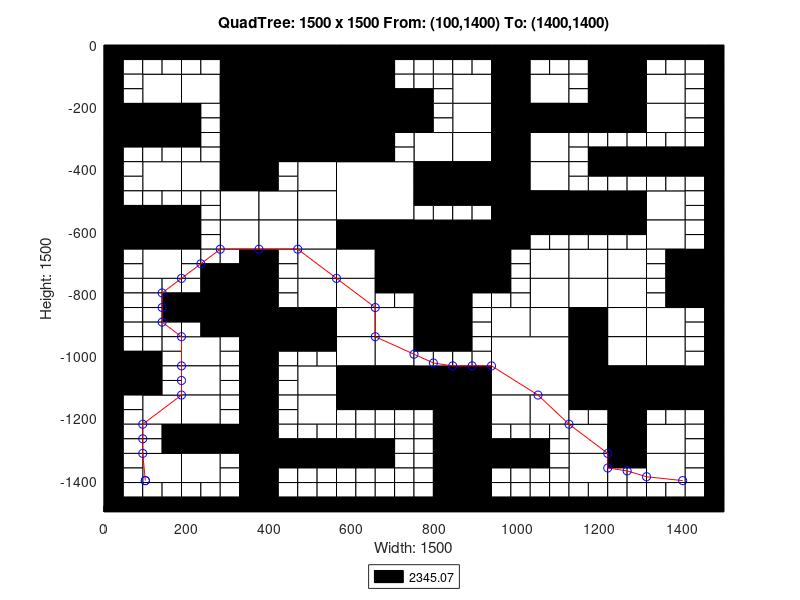

Write the MATLAB code that produced this figure.
axis([0 1500 -1500 0]);
title('QuadTree: 1500 x 1500 From: (100,1400) To: (1400,1400)');
xlabel('Width: 1500');
ylabel('Height: 1500');
rectangle('Position',[375 -187.5 187.5 187.5], 'FaceColor',[0 0 0]);
rectangle('Position',[375 -375 187.5 187.5], 'FaceColor',[0 0 0]);
rectangle('Position',[562.5 -562.5 187.5 187.5], 'FaceColor',[1 1 1]);
rectangle('Position',[750 -750 187.5 187.5], 'FaceColor',[0 0 0]);
rectangle('Position',[937.5 -1125 187.5 187.5], 'FaceColor',[1 1 1]);
rectangle('Position',[93.75 -187.5 93.75 93.75], 'FaceColor',[1 1 1]);
rectangle('Position',[281.25 -93.75 93.75 93.75], 'FaceColor',[0 0 0]);
rectangle('Position',[187.5 -187.5 93.75 93.75], 'FaceColor',[1 1 1]);
rectangle('Position',[281.25 -187.5 93.75 93.75], 'FaceColor',[0 0 0]);
rectangle('Position',[0 -281.25 93.75 93.75], 'FaceColor',[0 0 0]);
rectangle('Position',[93.75 -281.25 93.75 93.75], 'FaceColor',[0 0 0]);
rectangle('Position',[281.25 -281.25 93.75 93.75], 'FaceColor',[0 0 0]);
rectangle('Position',[281.25 -375 93.75 93.75], 'FaceColor',[0 0 0]);
rectangle('Position',[562.5 -93.75 93.75 93.75], 'FaceColor',[0 0 0]);
rectangle('Position',[562.5 -187.5 93.75 93.75], 'FaceColor',[0 0 0]);
rectangle('Position',[562.5 -281.25 93.75 93.75], 'FaceColor',[0 0 0]);
rectangle('Position',[656.25 -281.25 93.75 93.75], 'FaceColor',[0 0 0]);
rectangle('Position',[562.5 -375 93.75 93.75], 'FaceColor',[0 0 0]);
rectangle('Position',[93.75 -468.75 93.75 93.75], 'FaceColor',[1 1 1]);
rectangle('Position',[187.5 -468.75 93.75 93.75], 'FaceColor',[1 1 1]);
rectangle('Position',[281.25 -468.75 93.75 93.75], 'FaceColor',[0 0 0]);
rectangle('Position',[281.25 -562.5 93.75 93.75], 'FaceColor',[1 1 1]);
rectangle('Position',[0 -656.25 93.75 93.75], 'FaceColor',[0 0 0]);
rectangle('Position',[93.75 -656.25 93.75 93.75], 'FaceColor',[0 0 0]);
rectangle('Position',[93.75 -750 93.75 93.75], 'FaceColor',[1 1 1]);
rectangle('Position',[281.25 -656.25 93.75 93.75], 'FaceColor',[1 1 1]);
rectangle('Position',[468.75 -468.75 93.75 93.75], 'FaceColor',[1 1 1]);
rectangle('Position',[375 -562.5 93.75 93.75], 'FaceColor',[1 1 1]);
rectangle('Position',[468.75 -562.5 93.75 93.75], 'FaceColor',[1 1 1]);
rectangle('Position',[375 -656.25 93.75 93.75], 'FaceColor',[1 1 1]);
rectangle('Position',[468.75 -656.25 93.75 93.75], 'FaceColor',[1 1 1]);
rectangle('Position',[468.75 -750 93.75 93.75], 'FaceColor',[1 1 1]);
rectangle('Position',[562.5 -656.25 93.75 93.75], 'FaceColor',[0 0 0]);
rectangle('Position',[656.25 -656.25 93.75 93.75], 'FaceColor',[0 0 0]);
rectangle('Position',[562.5 -750 93.75 93.75], 'FaceColor',[1 1 1]);
rectangle('Position',[656.25 -750 93.75 93.75], 'FaceColor',[0 0 0]);
rectangle('Position',[843.75 -187.5 93.75 93.75], 'FaceColor',[1 1 1]);
rectangle('Position',[937.5 -93.75 93.75 93.75], 'FaceColor',[0 0 0]);
rectangle('Position',[937.5 -187.5 93.75 93.75], 'FaceColor',[0 0 0]);
rectangle('Position',[1031.25 -187.5 93.75 93.75], 'FaceColor',[1 1 1]);
rectangle('Position',[843.75 -281.25 93.75 93.75], 'FaceColor',[1 1 1]);
rectangle('Position',[750 -375 93.75 93.75], 'FaceColor',[1 1 1]);
rectangle('Position',[843.75 -375 93.75 93.75], 'FaceColor',[1 1 1]);
rectangle('Position',[937.5 -281.25 93.75 93.75], 'FaceColor',[0 0 0]);
rectangle('Position',[1031.25 -281.25 93.75 93.75], 'FaceColor',[0 0 0]);
rectangle('Position',[937.5 -375 93.75 93.75], 'FaceColor',[0 0 0]);
rectangle('Position',[1031.25 -375 93.75 93.75], 'FaceColor',[1 1 1]);
rectangle('Position',[1218.75 -93.75 93.75 93.75], 'FaceColor',[0 0 0]);
rectangle('Position',[1218.75 -187.5 93.75 93.75], 'FaceColor',[0 0 0]);
rectangle('Position',[1312.5 -187.5 93.75 93.75], 'FaceColor',[1 1 1]);
rectangle('Position',[1125 -281.25 93.75 93.75], 'FaceColor',[0 0 0]);
rectangle('Position',[1218.75 -281.25 93.75 93.75], 'FaceColor',[0 0 0]);
rectangle('Position',[1312.5 -281.25 93.75 93.75], 'FaceColor',[1 1 1]);
rectangle('Position',[750 -468.75 93.75 93.75], 'FaceColor',[0 0 0]);
rectangle('Position',[843.75 -468.75 93.75 93.75], 'FaceColor',[0 0 0]);
rectangle('Position',[937.5 -468.75 93.75 93.75], 'FaceColor',[0 0 0]);
rectangle('Position',[1031.25 -468.75 93.75 93.75], 'FaceColor',[1 1 1]);
rectangle('Position',[937.5 -562.5 93.75 93.75], 'FaceColor',[0 0 0]);
rectangle('Position',[1031.25 -562.5 93.75 93.75], 'FaceColor',[0 0 0]);
rectangle('Position',[937.5 -656.25 93.75 93.75], 'FaceColor',[0 0 0]);
rectangle('Position',[1031.25 -750 93.75 93.75], 'FaceColor',[1 1 1]);
rectangle('Position',[1125 -562.5 93.75 93.75], 'FaceColor',[0 0 0]);
rectangle('Position',[1218.75 -562.5 93.75 93.75], 'FaceColor',[0 0 0]);
rectangle('Position',[1312.5 -562.5 93.75 93.75], 'FaceColor',[1 1 1]);
rectangle('Position',[1125 -750 93.75 93.75], 'FaceColor',[1 1 1]);
rectangle('Position',[1218.75 -750 93.75 93.75], 'FaceColor',[1 1 1]);
rectangle('Position',[1312.5 -656.25 93.75 93.75], 'FaceColor',[1 1 1]);
rectangle('Position',[1406.25 -750 93.75 93.75], 'FaceColor',[0 0 0]);
rectangle('Position',[281.25 -843.75 93.75 93.75], 'FaceColor',[0 0 0]);
rectangle('Position',[281.25 -937.5 93.75 93.75], 'FaceColor',[0 0 0]);
rectangle('Position',[0 -1125 93.75 93.75], 'FaceColor',[0 0 0]);
rectangle('Position',[187.5 -1031.25 93.75 93.75], 'FaceColor',[1 1 1]);
rectangle('Position',[187.5 -1125 93.75 93.75], 'FaceColor',[1 1 1]);
rectangle('Position',[468.75 -843.75 93.75 93.75], 'FaceColor',[1 1 1]);
rectangle('Position',[375 -937.5 93.75 93.75], 'FaceColor',[0 0 0]);
rectangle('Position',[468.75 -937.5 93.75 93.75], 'FaceColor',[0 0 0]);
rectangle('Position',[562.5 -843.75 93.75 93.75], 'FaceColor',[1 1 1]);
rectangle('Position',[562.5 -937.5 93.75 93.75], 'FaceColor',[1 1 1]);
rectangle('Position',[656.25 -937.5 93.75 93.75], 'FaceColor',[1 1 1]);
rectangle('Position',[468.75 -1125 93.75 93.75], 'FaceColor',[1 1 1]);
rectangle('Position',[562.5 -1031.25 93.75 93.75], 'FaceColor',[1 1 1]);
rectangle('Position',[656.25 -1031.25 93.75 93.75], 'FaceColor',[1 1 1]);
rectangle('Position',[562.5 -1125 93.75 93.75], 'FaceColor',[0 0 0]);
rectangle('Position',[656.25 -1125 93.75 93.75], 'FaceColor',[0 0 0]);
rectangle('Position',[93.75 -1218.75 93.75 93.75], 'FaceColor',[1 1 1]);
rectangle('Position',[187.5 -1218.75 93.75 93.75], 'FaceColor',[1 1 1]);
rectangle('Position',[187.5 -1312.5 93.75 93.75], 'FaceColor',[0 0 0]);
rectangle('Position',[281.25 -1312.5 93.75 93.75], 'FaceColor',[0 0 0]);
rectangle('Position',[93.75 -1406.25 93.75 93.75], 'FaceColor',[1 1 1]);
rectangle('Position',[187.5 -1406.25 93.75 93.75], 'FaceColor',[1 1 1]);
rectangle('Position',[468.75 -1218.75 93.75 93.75], 'FaceColor',[1 1 1]);
rectangle('Position',[750 -843.75 93.75 93.75], 'FaceColor',[0 0 0]);
rectangle('Position',[750 -937.5 93.75 93.75], 'FaceColor',[0 0 0]);
rectangle('Position',[1031.25 -843.75 93.75 93.75], 'FaceColor',[1 1 1]);
rectangle('Position',[937.5 -937.5 93.75 93.75], 'FaceColor',[1 1 1]);
rectangle('Position',[1031.25 -937.5 93.75 93.75], 'FaceColor',[1 1 1]);
rectangle('Position',[750 -1125 93.75 93.75], 'FaceColor',[0 0 0]);
rectangle('Position',[843.75 -1125 93.75 93.75], 'FaceColor',[0 0 0]);
rectangle('Position',[1125 -843.75 93.75 93.75], 'FaceColor',[1 1 1]);
rectangle('Position',[1218.75 -843.75 93.75 93.75], 'FaceColor',[1 1 1]);
rectangle('Position',[1125 -937.5 93.75 93.75], 'FaceColor',[0 0 0]);
rectangle('Position',[1218.75 -937.5 93.75 93.75], 'FaceColor',[1 1 1]);
rectangle('Position',[1406.25 -843.75 93.75 93.75], 'FaceColor',[0 0 0]);
rectangle('Position',[1312.5 -937.5 93.75 93.75], 'FaceColor',[1 1 1]);
rectangle('Position',[1125 -1031.25 93.75 93.75], 'FaceColor',[0 0 0]);
rectangle('Position',[1218.75 -1031.25 93.75 93.75], 'FaceColor',[1 1 1]);
rectangle('Position',[1125 -1125 93.75 93.75], 'FaceColor',[0 0 0]);
rectangle('Position',[1218.75 -1125 93.75 93.75], 'FaceColor',[0 0 0]);
rectangle('Position',[1312.5 -1031.25 93.75 93.75], 'FaceColor',[1 1 1]);
rectangle('Position',[1312.5 -1125 93.75 93.75], 'FaceColor',[0 0 0]);
rectangle('Position',[1406.25 -1125 93.75 93.75], 'FaceColor',[0 0 0]);
rectangle('Position',[843.75 -1218.75 93.75 93.75], 'FaceColor',[0 0 0]);
rectangle('Position',[843.75 -1312.5 93.75 93.75], 'FaceColor',[0 0 0]);
rectangle('Position',[937.5 -1218.75 93.75 93.75], 'FaceColor',[1 1 1]);
rectangle('Position',[1031.25 -1218.75 93.75 93.75], 'FaceColor',[1 1 1]);
rectangle('Position',[843.75 -1406.25 93.75 93.75], 'FaceColor',[0 0 0]);
rectangle('Position',[843.75 -1500 93.75 93.75], 'FaceColor',[0 0 0]);
rectangle('Position',[1218.75 -1218.75 93.75 93.75], 'FaceColor',[0 0 0]);
rectangle('Position',[1125 -1312.5 93.75 93.75], 'FaceColor',[1 1 1]);
rectangle('Position',[1218.75 -1312.5 93.75 93.75], 'FaceColor',[0 0 0]);
rectangle('Position',[1312.5 -1312.5 93.75 93.75], 'FaceColor',[1 1 1]);
rectangle('Position',[1125 -1406.25 93.75 93.75], 'FaceColor',[1 1 1]);
rectangle('Position',[1312.5 -1406.25 93.75 93.75], 'FaceColor',[1 1 1]);
rectangle('Position',[0 -46.875 46.875 46.875], 'FaceColor',[0 0 0]);
rectangle('Position',[46.875 -46.875 46.875 46.875], 'FaceColor',[0 0 0]);
rectangle('Position',[0 -93.75 46.875 46.875], 'FaceColor',[0 0 0]);
rectangle('Position',[46.875 -93.75 46.875 46.875], 'FaceColor',[1 1 1]);
rectangle('Position',[93.75 -46.875 46.875 46.875], 'FaceColor',[0 0 0]);
rectangle('Position',[140.625 -46.875 46.875 46.875], 'FaceColor',[0 0 0]);
rectangle('Position',[93.75 -93.75 46.875 46.875], 'FaceColor',[1 1 1]);
rectangle('Position',[140.625 -93.75 46.875 46.875], 'FaceColor',[1 1 1]);
rectangle('Position',[0 -140.625 46.875 46.875], 'FaceColor',[0 0 0]);
rectangle('Position',[46.875 -140.625 46.875 46.875], 'FaceColor',[1 1 1]);
rectangle('Position',[0 -187.5 46.875 46.875], 'FaceColor',[0 0 0]);
rectangle('Position',[46.875 -187.5 46.875 46.875], 'FaceColor',[1 1 1]);
rectangle('Position',[187.5 -46.875 46.875 46.875], 'FaceColor',[0 0 0]);
rectangle('Position',[234.375 -46.875 46.875 46.875], 'FaceColor',[0 0 0]);
rectangle('Position',[187.5 -93.75 46.875 46.875], 'FaceColor',[1 1 1]);
rectangle('Position',[234.375 -93.75 46.875 46.875], 'FaceColor',[1 1 1]);
rectangle('Position',[0 -328.125 46.875 46.875], 'FaceColor',[0 0 0]);
rectangle('Position',[46.875 -328.125 46.875 46.875], 'FaceColor',[0 0 0]);
rectangle('Position',[0 -375 46.875 46.875], 'FaceColor',[0 0 0]);
rectangle('Position',[46.875 -375 46.875 46.875], 'FaceColor',[1 1 1]);
rectangle('Position',[93.75 -328.125 46.875 46.875], 'FaceColor',[0 0 0]);
rectangle('Position',[140.625 -328.125 46.875 46.875], 'FaceColor',[0 0 0]);
rectangle('Position',[93.75 -375 46.875 46.875], 'FaceColor',[1 1 1]);
rectangle('Position',[140.625 -375 46.875 46.875], 'FaceColor',[1 1 1]);
rectangle('Position',[187.5 -234.375 46.875 46.875], 'FaceColor',[0 0 0]);
rectangle('Position',[234.375 -234.375 46.875 46.875], 'FaceColor',[1 1 1]);
rectangle('Position',[187.5 -281.25 46.875 46.875], 'FaceColor',[0 0 0]);
rectangle('Position',[234.375 -281.25 46.875 46.875], 'FaceColor',[1 1 1]);
rectangle('Position',[187.5 -328.125 46.875 46.875], 'FaceColor',[0 0 0]);
rectangle('Position',[234.375 -328.125 46.875 46.875], 'FaceColor',[1 1 1]);
rectangle('Position',[187.5 -375 46.875 46.875], 'FaceColor',[1 1 1]);
rectangle('Position',[234.375 -375 46.875 46.875], 'FaceColor',[1 1 1]);
rectangle('Position',[656.25 -46.875 46.875 46.875], 'FaceColor',[0 0 0]);
rectangle('Position',[703.125 -46.875 46.875 46.875], 'FaceColor',[0 0 0]);
rectangle('Position',[656.25 -93.75 46.875 46.875], 'FaceColor',[0 0 0]);
rectangle('Position',[703.125 -93.75 46.875 46.875], 'FaceColor',[1 1 1]);
rectangle('Position',[656.25 -140.625 46.875 46.875], 'FaceColor',[0 0 0]);
rectangle('Position',[703.125 -140.625 46.875 46.875], 'FaceColor',[1 1 1]);
rectangle('Position',[656.25 -187.5 46.875 46.875], 'FaceColor',[0 0 0]);
rectangle('Position',[703.125 -187.5 46.875 46.875], 'FaceColor',[0 0 0]);
rectangle('Position',[656.25 -328.125 46.875 46.875], 'FaceColor',[0 0 0]);
rectangle('Position',[703.125 -328.125 46.875 46.875], 'FaceColor',[1 1 1]);
rectangle('Position',[656.25 -375 46.875 46.875], 'FaceColor',[0 0 0]);
rectangle('Position',[703.125 -375 46.875 46.875], 'FaceColor',[1 1 1]);
rectangle('Position',[0 -421.875 46.875 46.875], 'FaceColor',[0 0 0]);
rectangle('Position',[46.875 -421.875 46.875 46.875], 'FaceColor',[1 1 1]);
rectangle('Position',[0 -468.75 46.875 46.875], 'FaceColor',[0 0 0]);
rectangle('Position',[46.875 -468.75 46.875 46.875], 'FaceColor',[1 1 1]);
rectangle('Position',[0 -515.625 46.875 46.875], 'FaceColor',[0 0 0]);
rectangle('Position',[46.875 -515.625 46.875 46.875], 'FaceColor',[1 1 1]);
rectangle('Position',[0 -562.5 46.875 46.875], 'FaceColor',[0 0 0]);
rectangle('Position',[46.875 -562.5 46.875 46.875], 'FaceColor',[0 0 0]);
rectangle('Position',[93.75 -515.625 46.875 46.875], 'FaceColor',[1 1 1]);
rectangle('Position',[140.625 -515.625 46.875 46.875], 'FaceColor',[1 1 1]);
rectangle('Position',[93.75 -562.5 46.875 46.875], 'FaceColor',[0 0 0]);
rectangle('Position',[140.625 -562.5 46.875 46.875], 'FaceColor',[0 0 0]);
rectangle('Position',[187.5 -515.625 46.875 46.875], 'FaceColor',[1 1 1]);
rectangle('Position',[234.375 -515.625 46.875 46.875], 'FaceColor',[1 1 1]);
rectangle('Position',[187.5 -562.5 46.875 46.875], 'FaceColor',[0 0 0]);
rectangle('Position',[234.375 -562.5 46.875 46.875], 'FaceColor',[1 1 1]);
rectangle('Position',[0 -703.125 46.875 46.875], 'FaceColor',[0 0 0]);
rectangle('Position',[46.875 -703.125 46.875 46.875], 'FaceColor',[1 1 1]);
rectangle('Position',[0 -750 46.875 46.875], 'FaceColor',[0 0 0]);
rectangle('Position',[46.875 -750 46.875 46.875], 'FaceColor',[1 1 1]);
rectangle('Position',[187.5 -609.375 46.875 46.875], 'FaceColor',[0 0 0]);
rectangle('Position',[234.375 -609.375 46.875 46.875], 'FaceColor',[1 1 1]);
rectangle('Position',[187.5 -656.25 46.875 46.875], 'FaceColor',[0 0 0]);
rectangle('Position',[234.375 -656.25 46.875 46.875], 'FaceColor',[1 1 1]);
rectangle('Position',[187.5 -703.125 46.875 46.875], 'FaceColor',[1 1 1]);
rectangle('Position',[234.375 -703.125 46.875 46.875], 'FaceColor',[1 1 1]);
rectangle('Position',[187.5 -750 46.875 46.875], 'FaceColor',[1 1 1]);
rectangle('Position',[234.375 -750 46.875 46.875], 'FaceColor',[0 0 0]);
rectangle('Position',[281.25 -703.125 46.875 46.875], 'FaceColor',[1 1 1]);
rectangle('Position',[328.125 -703.125 46.875 46.875], 'FaceColor',[0 0 0]);
rectangle('Position',[281.25 -750 46.875 46.875], 'FaceColor',[0 0 0]);
rectangle('Position',[328.125 -750 46.875 46.875], 'FaceColor',[0 0 0]);
rectangle('Position',[375 -421.875 46.875 46.875], 'FaceColor',[0 0 0]);
rectangle('Position',[421.875 -421.875 46.875 46.875], 'FaceColor',[1 1 1]);
rectangle('Position',[375 -468.75 46.875 46.875], 'FaceColor',[0 0 0]);
rectangle('Position',[421.875 -468.75 46.875 46.875], 'FaceColor',[1 1 1]);
rectangle('Position',[375 -703.125 46.875 46.875], 'FaceColor',[0 0 0]);
rectangle('Position',[421.875 -703.125 46.875 46.875], 'FaceColor',[1 1 1]);
rectangle('Position',[375 -750 46.875 46.875], 'FaceColor',[0 0 0]);
rectangle('Position',[421.875 -750 46.875 46.875], 'FaceColor',[1 1 1]);
rectangle('Position',[750 -46.875 46.875 46.875], 'FaceColor',[0 0 0]);
rectangle('Position',[796.875 -46.875 46.875 46.875], 'FaceColor',[0 0 0]);
rectangle('Position',[750 -93.75 46.875 46.875], 'FaceColor',[1 1 1]);
rectangle('Position',[796.875 -93.75 46.875 46.875], 'FaceColor',[1 1 1]);
rectangle('Position',[843.75 -46.875 46.875 46.875], 'FaceColor',[0 0 0]);
rectangle('Position',[890.625 -46.875 46.875 46.875], 'FaceColor',[0 0 0]);
rectangle('Position',[843.75 -93.75 46.875 46.875], 'FaceColor',[1 1 1]);
rectangle('Position',[890.625 -93.75 46.875 46.875], 'FaceColor',[1 1 1]);
rectangle('Position',[750 -140.625 46.875 46.875], 'FaceColor',[1 1 1]);
rectangle('Position',[796.875 -140.625 46.875 46.875], 'FaceColor',[1 1 1]);
rectangle('Position',[750 -187.5 46.875 46.875], 'FaceColor',[0 0 0]);
rectangle('Position',[796.875 -187.5 46.875 46.875], 'FaceColor',[1 1 1]);
rectangle('Position',[1031.25 -46.875 46.875 46.875], 'FaceColor',[0 0 0]);
rectangle('Position',[1078.12 -46.875 46.875 46.875], 'FaceColor',[0 0 0]);
rectangle('Position',[1031.25 -93.75 46.875 46.875], 'FaceColor',[1 1 1]);
rectangle('Position',[1078.12 -93.75 46.875 46.875], 'FaceColor',[1 1 1]);
rectangle('Position',[750 -234.375 46.875 46.875], 'FaceColor',[0 0 0]);
rectangle('Position',[796.875 -234.375 46.875 46.875], 'FaceColor',[1 1 1]);
rectangle('Position',[750 -281.25 46.875 46.875], 'FaceColor',[0 0 0]);
rectangle('Position',[796.875 -281.25 46.875 46.875], 'FaceColor',[1 1 1]);
rectangle('Position',[1125 -46.875 46.875 46.875], 'FaceColor',[0 0 0]);
rectangle('Position',[1171.88 -46.875 46.875 46.875], 'FaceColor',[0 0 0]);
rectangle('Position',[1125 -93.75 46.875 46.875], 'FaceColor',[1 1 1]);
rectangle('Position',[1171.88 -93.75 46.875 46.875], 'FaceColor',[0 0 0]);
rectangle('Position',[1125 -140.625 46.875 46.875], 'FaceColor',[1 1 1]);
rectangle('Position',[1171.88 -140.625 46.875 46.875], 'FaceColor',[0 0 0]);
rectangle('Position',[1125 -187.5 46.875 46.875], 'FaceColor',[1 1 1]);
rectangle('Position',[1171.88 -187.5 46.875 46.875], 'FaceColor',[0 0 0]);
rectangle('Position',[1312.5 -46.875 46.875 46.875], 'FaceColor',[0 0 0]);
rectangle('Position',[1359.38 -46.875 46.875 46.875], 'FaceColor',[0 0 0]);
rectangle('Position',[1312.5 -93.75 46.875 46.875], 'FaceColor',[1 1 1]);
rectangle('Position',[1359.38 -93.75 46.875 46.875], 'FaceColor',[1 1 1]);
rectangle('Position',[1406.25 -46.875 46.875 46.875], 'FaceColor',[0 0 0]);
rectangle('Position',[1453.12 -46.875 46.875 46.875], 'FaceColor',[0 0 0]);
rectangle('Position',[1406.25 -93.75 46.875 46.875], 'FaceColor',[1 1 1]);
rectangle('Position',[1453.12 -93.75 46.875 46.875], 'FaceColor',[0 0 0]);
rectangle('Position',[1406.25 -140.625 46.875 46.875], 'FaceColor',[1 1 1]);
rectangle('Position',[1453.12 -140.625 46.875 46.875], 'FaceColor',[0 0 0]);
rectangle('Position',[1406.25 -187.5 46.875 46.875], 'FaceColor',[1 1 1]);
rectangle('Position',[1453.12 -187.5 46.875 46.875], 'FaceColor',[0 0 0]);
rectangle('Position',[1125 -328.125 46.875 46.875], 'FaceColor',[1 1 1]);
rectangle('Position',[1171.88 -328.125 46.875 46.875], 'FaceColor',[1 1 1]);
rectangle('Position',[1125 -375 46.875 46.875], 'FaceColor',[1 1 1]);
rectangle('Position',[1171.88 -375 46.875 46.875], 'FaceColor',[0 0 0]);
rectangle('Position',[1218.75 -328.125 46.875 46.875], 'FaceColor',[1 1 1]);
rectangle('Position',[1265.62 -328.125 46.875 46.875], 'FaceColor',[1 1 1]);
rectangle('Position',[1218.75 -375 46.875 46.875], 'FaceColor',[0 0 0]);
rectangle('Position',[1265.62 -375 46.875 46.875], 'FaceColor',[0 0 0]);
rectangle('Position',[1406.25 -234.375 46.875 46.875], 'FaceColor',[1 1 1]);
rectangle('Position',[1453.12 -234.375 46.875 46.875], 'FaceColor',[0 0 0]);
rectangle('Position',[1406.25 -281.25 46.875 46.875], 'FaceColor',[1 1 1]);
rectangle('Position',[1453.12 -281.25 46.875 46.875], 'FaceColor',[0 0 0]);
rectangle('Position',[1312.5 -328.125 46.875 46.875], 'FaceColor',[1 1 1]);
rectangle('Position',[1359.38 -328.125 46.875 46.875], 'FaceColor',[1 1 1]);
rectangle('Position',[1312.5 -375 46.875 46.875], 'FaceColor',[0 0 0]);
rectangle('Position',[1359.38 -375 46.875 46.875], 'FaceColor',[0 0 0]);
rectangle('Position',[1406.25 -328.125 46.875 46.875], 'FaceColor',[1 1 1]);
rectangle('Position',[1453.12 -328.125 46.875 46.875], 'FaceColor',[0 0 0]);
rectangle('Position',[1406.25 -375 46.875 46.875], 'FaceColor',[0 0 0]);
rectangle('Position',[1453.12 -375 46.875 46.875], 'FaceColor',[0 0 0]);
rectangle('Position',[750 -515.625 46.875 46.875], 'FaceColor',[0 0 0]);
rectangle('Position',[796.875 -515.625 46.875 46.875], 'FaceColor',[0 0 0]);
rectangle('Position',[750 -562.5 46.875 46.875], 'FaceColor',[1 1 1]);
rectangle('Position',[796.875 -562.5 46.875 46.875], 'FaceColor',[1 1 1]);
rectangle('Position',[843.75 -515.625 46.875 46.875], 'FaceColor',[0 0 0]);
rectangle('Position',[890.625 -515.625 46.875 46.875], 'FaceColor',[0 0 0]);
rectangle('Position',[843.75 -562.5 46.875 46.875], 'FaceColor',[1 1 1]);
rectangle('Position',[890.625 -562.5 46.875 46.875], 'FaceColor',[1 1 1]);
rectangle('Position',[1031.25 -609.375 46.875 46.875], 'FaceColor',[0 0 0]);
rectangle('Position',[1078.12 -609.375 46.875 46.875], 'FaceColor',[0 0 0]);
rectangle('Position',[1031.25 -656.25 46.875 46.875], 'FaceColor',[1 1 1]);
rectangle('Position',[1078.12 -656.25 46.875 46.875], 'FaceColor',[1 1 1]);
rectangle('Position',[937.5 -703.125 46.875 46.875], 'FaceColor',[0 0 0]);
rectangle('Position',[984.375 -703.125 46.875 46.875], 'FaceColor',[1 1 1]);
rectangle('Position',[937.5 -750 46.875 46.875], 'FaceColor',[0 0 0]);
rectangle('Position',[984.375 -750 46.875 46.875], 'FaceColor',[1 1 1]);
rectangle('Position',[1125 -421.875 46.875 46.875], 'FaceColor',[1 1 1]);
rectangle('Position',[1171.88 -421.875 46.875 46.875], 'FaceColor',[0 0 0]);
rectangle('Position',[1125 -468.75 46.875 46.875], 'FaceColor',[1 1 1]);
rectangle('Position',[1171.88 -468.75 46.875 46.875], 'FaceColor',[1 1 1]);
rectangle('Position',[1218.75 -421.875 46.875 46.875], 'FaceColor',[0 0 0]);
rectangle('Position',[1265.62 -421.875 46.875 46.875], 'FaceColor',[0 0 0]);
rectangle('Position',[1218.75 -468.75 46.875 46.875], 'FaceColor',[1 1 1]);
rectangle('Position',[1265.62 -468.75 46.875 46.875], 'FaceColor',[1 1 1]);
rectangle('Position',[1312.5 -421.875 46.875 46.875], 'FaceColor',[0 0 0]);
rectangle('Position',[1359.38 -421.875 46.875 46.875], 'FaceColor',[0 0 0]);
rectangle('Position',[1312.5 -468.75 46.875 46.875], 'FaceColor',[1 1 1]);
rectangle('Position',[1359.38 -468.75 46.875 46.875], 'FaceColor',[1 1 1]);
rectangle('Position',[1406.25 -421.875 46.875 46.875], 'FaceColor',[0 0 0]);
rectangle('Position',[1453.12 -421.875 46.875 46.875], 'FaceColor',[0 0 0]);
rectangle('Position',[1406.25 -468.75 46.875 46.875], 'FaceColor',[1 1 1]);
rectangle('Position',[1453.12 -468.75 46.875 46.875], 'FaceColor',[0 0 0]);
rectangle('Position',[1406.25 -515.625 46.875 46.875], 'FaceColor',[1 1 1]);
rectangle('Position',[1453.12 -515.625 46.875 46.875], 'FaceColor',[0 0 0]);
rectangle('Position',[1406.25 -562.5 46.875 46.875], 'FaceColor',[1 1 1]);
rectangle('Position',[1453.12 -562.5 46.875 46.875], 'FaceColor',[0 0 0]);
rectangle('Position',[1125 -609.375 46.875 46.875], 'FaceColor',[0 0 0]);
rectangle('Position',[1171.88 -609.375 46.875 46.875], 'FaceColor',[0 0 0]);
rectangle('Position',[1125 -656.25 46.875 46.875], 'FaceColor',[1 1 1]);
rectangle('Position',[1171.88 -656.25 46.875 46.875], 'FaceColor',[1 1 1]);
rectangle('Position',[1218.75 -609.375 46.875 46.875], 'FaceColor',[0 0 0]);
rectangle('Position',[1265.62 -609.375 46.875 46.875], 'FaceColor',[0 0 0]);
rectangle('Position',[1218.75 -656.25 46.875 46.875], 'FaceColor',[1 1 1]);
rectangle('Position',[1265.62 -656.25 46.875 46.875], 'FaceColor',[1 1 1]);
rectangle('Position',[1406.25 -609.375 46.875 46.875], 'FaceColor',[1 1 1]);
rectangle('Position',[1453.12 -609.375 46.875 46.875], 'FaceColor',[0 0 0]);
rectangle('Position',[1406.25 -656.25 46.875 46.875], 'FaceColor',[1 1 1]);
rectangle('Position',[1453.12 -656.25 46.875 46.875], 'FaceColor',[0 0 0]);
rectangle('Position',[1312.5 -703.125 46.875 46.875], 'FaceColor',[1 1 1]);
rectangle('Position',[1359.38 -703.125 46.875 46.875], 'FaceColor',[0 0 0]);
rectangle('Position',[1312.5 -750 46.875 46.875], 'FaceColor',[1 1 1]);
rectangle('Position',[1359.38 -750 46.875 46.875], 'FaceColor',[0 0 0]);
rectangle('Position',[0 -796.875 46.875 46.875], 'FaceColor',[0 0 0]);
rectangle('Position',[46.875 -796.875 46.875 46.875], 'FaceColor',[1 1 1]);
rectangle('Position',[0 -843.75 46.875 46.875], 'FaceColor',[0 0 0]);
rectangle('Position',[46.875 -843.75 46.875 46.875], 'FaceColor',[1 1 1]);
rectangle('Position',[93.75 -796.875 46.875 46.875], 'FaceColor',[1 1 1]);
rectangle('Position',[140.625 -796.875 46.875 46.875], 'FaceColor',[1 1 1]);
rectangle('Position',[93.75 -843.75 46.875 46.875], 'FaceColor',[1 1 1]);
rectangle('Position',[140.625 -843.75 46.875 46.875], 'FaceColor',[0 0 0]);
rectangle('Position',[0 -890.625 46.875 46.875], 'FaceColor',[0 0 0]);
rectangle('Position',[46.875 -890.625 46.875 46.875], 'FaceColor',[1 1 1]);
rectangle('Position',[0 -937.5 46.875 46.875], 'FaceColor',[0 0 0]);
rectangle('Position',[46.875 -937.5 46.875 46.875], 'FaceColor',[1 1 1]);
rectangle('Position',[93.75 -890.625 46.875 46.875], 'FaceColor',[1 1 1]);
rectangle('Position',[140.625 -890.625 46.875 46.875], 'FaceColor',[0 0 0]);
rectangle('Position',[93.75 -937.5 46.875 46.875], 'FaceColor',[1 1 1]);
rectangle('Position',[140.625 -937.5 46.875 46.875], 'FaceColor',[1 1 1]);
rectangle('Position',[187.5 -796.875 46.875 46.875], 'FaceColor',[1 1 1]);
rectangle('Position',[234.375 -796.875 46.875 46.875], 'FaceColor',[0 0 0]);
rectangle('Position',[187.5 -843.75 46.875 46.875], 'FaceColor',[0 0 0]);
rectangle('Position',[234.375 -843.75 46.875 46.875], 'FaceColor',[0 0 0]);
rectangle('Position',[187.5 -890.625 46.875 46.875], 'FaceColor',[0 0 0]);
rectangle('Position',[234.375 -890.625 46.875 46.875], 'FaceColor',[0 0 0]);
rectangle('Position',[187.5 -937.5 46.875 46.875], 'FaceColor',[1 1 1]);
rectangle('Position',[234.375 -937.5 46.875 46.875], 'FaceColor',[0 0 0]);
rectangle('Position',[0 -984.375 46.875 46.875], 'FaceColor',[0 0 0]);
rectangle('Position',[46.875 -984.375 46.875 46.875], 'FaceColor',[1 1 1]);
rectangle('Position',[0 -1031.25 46.875 46.875], 'FaceColor',[0 0 0]);
rectangle('Position',[46.875 -1031.25 46.875 46.875], 'FaceColor',[0 0 0]);
rectangle('Position',[93.75 -984.375 46.875 46.875], 'FaceColor',[1 1 1]);
rectangle('Position',[140.625 -984.375 46.875 46.875], 'FaceColor',[1 1 1]);
rectangle('Position',[93.75 -1031.25 46.875 46.875], 'FaceColor',[0 0 0]);
rectangle('Position',[140.625 -1031.25 46.875 46.875], 'FaceColor',[1 1 1]);
rectangle('Position',[93.75 -1078.12 46.875 46.875], 'FaceColor',[0 0 0]);
rectangle('Position',[140.625 -1078.12 46.875 46.875], 'FaceColor',[1 1 1]);
rectangle('Position',[93.75 -1125 46.875 46.875], 'FaceColor',[0 0 0]);
rectangle('Position',[140.625 -1125 46.875 46.875], 'FaceColor',[1 1 1]);
rectangle('Position',[281.25 -984.375 46.875 46.875], 'FaceColor',[1 1 1]);
rectangle('Position',[328.125 -984.375 46.875 46.875], 'FaceColor',[0 0 0]);
rectangle('Position',[281.25 -1031.25 46.875 46.875], 'FaceColor',[1 1 1]);
rectangle('Position',[328.125 -1031.25 46.875 46.875], 'FaceColor',[0 0 0]);
rectangle('Position',[281.25 -1078.12 46.875 46.875], 'FaceColor',[1 1 1]);
rectangle('Position',[328.125 -1078.12 46.875 46.875], 'FaceColor',[0 0 0]);
rectangle('Position',[281.25 -1125 46.875 46.875], 'FaceColor',[1 1 1]);
rectangle('Position',[328.125 -1125 46.875 46.875], 'FaceColor',[0 0 0]);
rectangle('Position',[375 -796.875 46.875 46.875], 'FaceColor',[0 0 0]);
rectangle('Position',[421.875 -796.875 46.875 46.875], 'FaceColor',[1 1 1]);
rectangle('Position',[375 -843.75 46.875 46.875], 'FaceColor',[0 0 0]);
rectangle('Position',[421.875 -843.75 46.875 46.875], 'FaceColor',[1 1 1]);
rectangle('Position',[656.25 -796.875 46.875 46.875], 'FaceColor',[0 0 0]);
rectangle('Position',[703.125 -796.875 46.875 46.875], 'FaceColor',[0 0 0]);
rectangle('Position',[656.25 -843.75 46.875 46.875], 'FaceColor',[1 1 1]);
rectangle('Position',[703.125 -843.75 46.875 46.875], 'FaceColor',[1 1 1]);
rectangle('Position',[375 -984.375 46.875 46.875], 'FaceColor',[0 0 0]);
rectangle('Position',[421.875 -984.375 46.875 46.875], 'FaceColor',[0 0 0]);
rectangle('Position',[375 -1031.25 46.875 46.875], 'FaceColor',[0 0 0]);
rectangle('Position',[421.875 -1031.25 46.875 46.875], 'FaceColor',[1 1 1]);
rectangle('Position',[468.75 -984.375 46.875 46.875], 'FaceColor',[0 0 0]);
rectangle('Position',[515.625 -984.375 46.875 46.875], 'FaceColor',[0 0 0]);
rectangle('Position',[468.75 -1031.25 46.875 46.875], 'FaceColor',[1 1 1]);
rectangle('Position',[515.625 -1031.25 46.875 46.875], 'FaceColor',[1 1 1]);
rectangle('Position',[375 -1078.12 46.875 46.875], 'FaceColor',[0 0 0]);
rectangle('Position',[421.875 -1078.12 46.875 46.875], 'FaceColor',[1 1 1]);
rectangle('Position',[375 -1125 46.875 46.875], 'FaceColor',[0 0 0]);
rectangle('Position',[421.875 -1125 46.875 46.875], 'FaceColor',[1 1 1]);
rectangle('Position',[0 -1171.88 46.875 46.875], 'FaceColor',[0 0 0]);
rectangle('Position',[46.875 -1171.88 46.875 46.875], 'FaceColor',[1 1 1]);
rectangle('Position',[0 -1218.75 46.875 46.875], 'FaceColor',[0 0 0]);
rectangle('Position',[46.875 -1218.75 46.875 46.875], 'FaceColor',[1 1 1]);
rectangle('Position',[0 -1265.62 46.875 46.875], 'FaceColor',[0 0 0]);
rectangle('Position',[46.875 -1265.62 46.875 46.875], 'FaceColor',[1 1 1]);
rectangle('Position',[0 -1312.5 46.875 46.875], 'FaceColor',[0 0 0]);
rectangle('Position',[46.875 -1312.5 46.875 46.875], 'FaceColor',[1 1 1]);
rectangle('Position',[93.75 -1265.62 46.875 46.875], 'FaceColor',[1 1 1]);
rectangle('Position',[140.625 -1265.62 46.875 46.875], 'FaceColor',[0 0 0]);
rectangle('Position',[93.75 -1312.5 46.875 46.875], 'FaceColor',[1 1 1]);
rectangle('Position',[140.625 -1312.5 46.875 46.875], 'FaceColor',[0 0 0]);
rectangle('Position',[281.25 -1171.88 46.875 46.875], 'FaceColor',[1 1 1]);
rectangle('Position',[328.125 -1171.88 46.875 46.875], 'FaceColor',[0 0 0]);
rectangle('Position',[281.25 -1218.75 46.875 46.875], 'FaceColor',[1 1 1]);
rectangle('Position',[328.125 -1218.75 46.875 46.875], 'FaceColor',[0 0 0]);
rectangle('Position',[0 -1359.38 46.875 46.875], 'FaceColor',[0 0 0]);
rectangle('Position',[46.875 -1359.38 46.875 46.875], 'FaceColor',[1 1 1]);
rectangle('Position',[0 -1406.25 46.875 46.875], 'FaceColor',[0 0 0]);
rectangle('Position',[46.875 -1406.25 46.875 46.875], 'FaceColor',[1 1 1]);
rectangle('Position',[0 -1453.12 46.875 46.875], 'FaceColor',[0 0 0]);
rectangle('Position',[46.875 -1453.12 46.875 46.875], 'FaceColor',[1 1 1]);
rectangle('Position',[0 -1500 46.875 46.875], 'FaceColor',[0 0 0]);
rectangle('Position',[46.875 -1500 46.875 46.875], 'FaceColor',[0 0 0]);
rectangle('Position',[93.75 -1453.12 46.875 46.875], 'FaceColor',[1 1 1]);
rectangle('Position',[140.625 -1453.12 46.875 46.875], 'FaceColor',[1 1 1]);
rectangle('Position',[93.75 -1500 46.875 46.875], 'FaceColor',[0 0 0]);
rectangle('Position',[140.625 -1500 46.875 46.875], 'FaceColor',[0 0 0]);
rectangle('Position',[281.25 -1359.38 46.875 46.875], 'FaceColor',[1 1 1]);
rectangle('Position',[328.125 -1359.38 46.875 46.875], 'FaceColor',[0 0 0]);
rectangle('Position',[281.25 -1406.25 46.875 46.875], 'FaceColor',[1 1 1]);
rectangle('Position',[328.125 -1406.25 46.875 46.875], 'FaceColor',[0 0 0]);
rectangle('Position',[187.5 -1453.12 46.875 46.875], 'FaceColor',[1 1 1]);
rectangle('Position',[234.375 -1453.12 46.875 46.875], 'FaceColor',[1 1 1]);
rectangle('Position',[187.5 -1500 46.875 46.875], 'FaceColor',[0 0 0]);
rectangle('Position',[234.375 -1500 46.875 46.875], 'FaceColor',[0 0 0]);
rectangle('Position',[281.25 -1453.12 46.875 46.875], 'FaceColor',[1 1 1]);
rectangle('Position',[328.125 -1453.12 46.875 46.875], 'FaceColor',[0 0 0]);
rectangle('Position',[281.25 -1500 46.875 46.875], 'FaceColor',[0 0 0]);
rectangle('Position',[328.125 -1500 46.875 46.875], 'FaceColor',[0 0 0]);
rectangle('Position',[375 -1171.88 46.875 46.875], 'FaceColor',[0 0 0]);
rectangle('Position',[421.875 -1171.88 46.875 46.875], 'FaceColor',[1 1 1]);
rectangle('Position',[375 -1218.75 46.875 46.875], 'FaceColor',[0 0 0]);
rectangle('Position',[421.875 -1218.75 46.875 46.875], 'FaceColor',[1 1 1]);
rectangle('Position',[375 -1265.62 46.875 46.875], 'FaceColor',[0 0 0]);
rectangle('Position',[421.875 -1265.62 46.875 46.875], 'FaceColor',[1 1 1]);
rectangle('Position',[375 -1312.5 46.875 46.875], 'FaceColor',[0 0 0]);
rectangle('Position',[421.875 -1312.5 46.875 46.875], 'FaceColor',[0 0 0]);
rectangle('Position',[468.75 -1265.62 46.875 46.875], 'FaceColor',[1 1 1]);
rectangle('Position',[515.625 -1265.62 46.875 46.875], 'FaceColor',[1 1 1]);
rectangle('Position',[468.75 -1312.5 46.875 46.875], 'FaceColor',[0 0 0]);
rectangle('Position',[515.625 -1312.5 46.875 46.875], 'FaceColor',[0 0 0]);
rectangle('Position',[562.5 -1171.88 46.875 46.875], 'FaceColor',[0 0 0]);
rectangle('Position',[609.375 -1171.88 46.875 46.875], 'FaceColor',[0 0 0]);
rectangle('Position',[562.5 -1218.75 46.875 46.875], 'FaceColor',[1 1 1]);
rectangle('Position',[609.375 -1218.75 46.875 46.875], 'FaceColor',[1 1 1]);
rectangle('Position',[656.25 -1171.88 46.875 46.875], 'FaceColor',[0 0 0]);
rectangle('Position',[703.125 -1171.88 46.875 46.875], 'FaceColor',[0 0 0]);
rectangle('Position',[656.25 -1218.75 46.875 46.875], 'FaceColor',[1 1 1]);
rectangle('Position',[703.125 -1218.75 46.875 46.875], 'FaceColor',[1 1 1]);
rectangle('Position',[562.5 -1265.62 46.875 46.875], 'FaceColor',[1 1 1]);
rectangle('Position',[609.375 -1265.62 46.875 46.875], 'FaceColor',[1 1 1]);
rectangle('Position',[562.5 -1312.5 46.875 46.875], 'FaceColor',[0 0 0]);
rectangle('Position',[609.375 -1312.5 46.875 46.875], 'FaceColor',[0 0 0]);
rectangle('Position',[656.25 -1265.62 46.875 46.875], 'FaceColor',[1 1 1]);
rectangle('Position',[703.125 -1265.62 46.875 46.875], 'FaceColor',[1 1 1]);
rectangle('Position',[656.25 -1312.5 46.875 46.875], 'FaceColor',[0 0 0]);
rectangle('Position',[703.125 -1312.5 46.875 46.875], 'FaceColor',[1 1 1]);
rectangle('Position',[375 -1359.38 46.875 46.875], 'FaceColor',[0 0 0]);
rectangle('Position',[421.875 -1359.38 46.875 46.875], 'FaceColor',[0 0 0]);
rectangle('Position',[375 -1406.25 46.875 46.875], 'FaceColor',[0 0 0]);
rectangle('Position',[421.875 -1406.25 46.875 46.875], 'FaceColor',[1 1 1]);
rectangle('Position',[468.75 -1359.38 46.875 46.875], 'FaceColor',[0 0 0]);
rectangle('Position',[515.625 -1359.38 46.875 46.875], 'FaceColor',[0 0 0]);
rectangle('Position',[468.75 -1406.25 46.875 46.875], 'FaceColor',[1 1 1]);
rectangle('Position',[515.625 -1406.25 46.875 46.875], 'FaceColor',[1 1 1]);
rectangle('Position',[375 -1453.12 46.875 46.875], 'FaceColor',[0 0 0]);
rectangle('Position',[421.875 -1453.12 46.875 46.875], 'FaceColor',[1 1 1]);
rectangle('Position',[375 -1500 46.875 46.875], 'FaceColor',[0 0 0]);
rectangle('Position',[421.875 -1500 46.875 46.875], 'FaceColor',[0 0 0]);
rectangle('Position',[468.75 -1453.12 46.875 46.875], 'FaceColor',[1 1 1]);
rectangle('Position',[515.625 -1453.12 46.875 46.875], 'FaceColor',[1 1 1]);
rectangle('Position',[468.75 -1500 46.875 46.875], 'FaceColor',[0 0 0]);
rectangle('Position',[515.625 -1500 46.875 46.875], 'FaceColor',[0 0 0]);
rectangle('Position',[562.5 -1359.38 46.875 46.875], 'FaceColor',[0 0 0]);
rectangle('Position',[609.375 -1359.38 46.875 46.875], 'FaceColor',[0 0 0]);
rectangle('Position',[562.5 -1406.25 46.875 46.875], 'FaceColor',[1 1 1]);
rectangle('Position',[609.375 -1406.25 46.875 46.875], 'FaceColor',[1 1 1]);
rectangle('Position',[656.25 -1359.38 46.875 46.875], 'FaceColor',[0 0 0]);
rectangle('Position',[703.125 -1359.38 46.875 46.875], 'FaceColor',[1 1 1]);
rectangle('Position',[656.25 -1406.25 46.875 46.875], 'FaceColor',[1 1 1]);
rectangle('Position',[703.125 -1406.25 46.875 46.875], 'FaceColor',[1 1 1]);
rectangle('Position',[562.5 -1453.12 46.875 46.875], 'FaceColor',[1 1 1]);
rectangle('Position',[609.375 -1453.12 46.875 46.875], 'FaceColor',[1 1 1]);
rectangle('Position',[562.5 -1500 46.875 46.875], 'FaceColor',[0 0 0]);
rectangle('Position',[609.375 -1500 46.875 46.875], 'FaceColor',[0 0 0]);
rectangle('Position',[656.25 -1453.12 46.875 46.875], 'FaceColor',[1 1 1]);
rectangle('Position',[703.125 -1453.12 46.875 46.875], 'FaceColor',[1 1 1]);
rectangle('Position',[656.25 -1500 46.875 46.875], 'FaceColor',[0 0 0]);
rectangle('Position',[703.125 -1500 46.875 46.875], 'FaceColor',[0 0 0]);
rectangle('Position',[843.75 -796.875 46.875 46.875], 'FaceColor',[0 0 0]);
rectangle('Position',[890.625 -796.875 46.875 46.875], 'FaceColor',[0 0 0]);
rectangle('Position',[843.75 -843.75 46.875 46.875], 'FaceColor',[0 0 0]);
rectangle('Position',[890.625 -843.75 46.875 46.875], 'FaceColor',[1 1 1]);
rectangle('Position',[843.75 -890.625 46.875 46.875], 'FaceColor',[0 0 0]);
rectangle('Position',[890.625 -890.625 46.875 46.875], 'FaceColor',[1 1 1]);
rectangle('Position',[843.75 -937.5 46.875 46.875], 'FaceColor',[0 0 0]);
rectangle('Position',[890.625 -937.5 46.875 46.875], 'FaceColor',[1 1 1]);
rectangle('Position',[937.5 -796.875 46.875 46.875], 'FaceColor',[0 0 0]);
rectangle('Position',[984.375 -796.875 46.875 46.875], 'FaceColor',[1 1 1]);
rectangle('Position',[937.5 -843.75 46.875 46.875], 'FaceColor',[1 1 1]);
rectangle('Position',[984.375 -843.75 46.875 46.875], 'FaceColor',[1 1 1]);
rectangle('Position',[750 -984.375 46.875 46.875], 'FaceColor',[0 0 0]);
rectangle('Position',[796.875 -984.375 46.875 46.875], 'FaceColor',[0 0 0]);
rectangle('Position',[750 -1031.25 46.875 46.875], 'FaceColor',[1 1 1]);
rectangle('Position',[796.875 -1031.25 46.875 46.875], 'FaceColor',[1 1 1]);
rectangle('Position',[843.75 -984.375 46.875 46.875], 'FaceColor',[0 0 0]);
rectangle('Position',[890.625 -984.375 46.875 46.875], 'FaceColor',[1 1 1]);
rectangle('Position',[843.75 -1031.25 46.875 46.875], 'FaceColor',[1 1 1]);
rectangle('Position',[890.625 -1031.25 46.875 46.875], 'FaceColor',[1 1 1]);
rectangle('Position',[1312.5 -796.875 46.875 46.875], 'FaceColor',[1 1 1]);
rectangle('Position',[1359.38 -796.875 46.875 46.875], 'FaceColor',[0 0 0]);
rectangle('Position',[1312.5 -843.75 46.875 46.875], 'FaceColor',[1 1 1]);
rectangle('Position',[1359.38 -843.75 46.875 46.875], 'FaceColor',[0 0 0]);
rectangle('Position',[1406.25 -890.625 46.875 46.875], 'FaceColor',[1 1 1]);
rectangle('Position',[1453.12 -890.625 46.875 46.875], 'FaceColor',[0 0 0]);
rectangle('Position',[1406.25 -937.5 46.875 46.875], 'FaceColor',[1 1 1]);
rectangle('Position',[1453.12 -937.5 46.875 46.875], 'FaceColor',[0 0 0]);
rectangle('Position',[1406.25 -984.375 46.875 46.875], 'FaceColor',[1 1 1]);
rectangle('Position',[1453.12 -984.375 46.875 46.875], 'FaceColor',[0 0 0]);
rectangle('Position',[1406.25 -1031.25 46.875 46.875], 'FaceColor',[1 1 1]);
rectangle('Position',[1453.12 -1031.25 46.875 46.875], 'FaceColor',[0 0 0]);
rectangle('Position',[750 -1171.88 46.875 46.875], 'FaceColor',[0 0 0]);
rectangle('Position',[796.875 -1171.88 46.875 46.875], 'FaceColor',[0 0 0]);
rectangle('Position',[750 -1218.75 46.875 46.875], 'FaceColor',[1 1 1]);
rectangle('Position',[796.875 -1218.75 46.875 46.875], 'FaceColor',[0 0 0]);
rectangle('Position',[750 -1265.62 46.875 46.875], 'FaceColor',[1 1 1]);
rectangle('Position',[796.875 -1265.62 46.875 46.875], 'FaceColor',[0 0 0]);
rectangle('Position',[750 -1312.5 46.875 46.875], 'FaceColor',[1 1 1]);
rectangle('Position',[796.875 -1312.5 46.875 46.875], 'FaceColor',[0 0 0]);
rectangle('Position',[937.5 -1265.62 46.875 46.875], 'FaceColor',[1 1 1]);
rectangle('Position',[984.375 -1265.62 46.875 46.875], 'FaceColor',[1 1 1]);
rectangle('Position',[937.5 -1312.5 46.875 46.875], 'FaceColor',[0 0 0]);
rectangle('Position',[984.375 -1312.5 46.875 46.875], 'FaceColor',[0 0 0]);
rectangle('Position',[1031.25 -1265.62 46.875 46.875], 'FaceColor',[1 1 1]);
rectangle('Position',[1078.12 -1265.62 46.875 46.875], 'FaceColor',[1 1 1]);
rectangle('Position',[1031.25 -1312.5 46.875 46.875], 'FaceColor',[0 0 0]);
rectangle('Position',[1078.12 -1312.5 46.875 46.875], 'FaceColor',[1 1 1]);
rectangle('Position',[750 -1359.38 46.875 46.875], 'FaceColor',[1 1 1]);
rectangle('Position',[796.875 -1359.38 46.875 46.875], 'FaceColor',[0 0 0]);
rectangle('Position',[750 -1406.25 46.875 46.875], 'FaceColor',[1 1 1]);
rectangle('Position',[796.875 -1406.25 46.875 46.875], 'FaceColor',[0 0 0]);
rectangle('Position',[750 -1453.12 46.875 46.875], 'FaceColor',[1 1 1]);
rectangle('Position',[796.875 -1453.12 46.875 46.875], 'FaceColor',[0 0 0]);
rectangle('Position',[750 -1500 46.875 46.875], 'FaceColor',[0 0 0]);
rectangle('Position',[796.875 -1500 46.875 46.875], 'FaceColor',[0 0 0]);
rectangle('Position',[937.5 -1359.38 46.875 46.875], 'FaceColor',[0 0 0]);
rectangle('Position',[984.375 -1359.38 46.875 46.875], 'FaceColor',[0 0 0]);
rectangle('Position',[937.5 -1406.25 46.875 46.875], 'FaceColor',[1 1 1]);
rectangle('Position',[984.375 -1406.25 46.875 46.875], 'FaceColor',[1 1 1]);
rectangle('Position',[1031.25 -1359.38 46.875 46.875], 'FaceColor',[0 0 0]);
rectangle('Position',[1078.12 -1359.38 46.875 46.875], 'FaceColor',[1 1 1]);
rectangle('Position',[1031.25 -1406.25 46.875 46.875], 'FaceColor',[1 1 1]);
rectangle('Position',[1078.12 -1406.25 46.875 46.875], 'FaceColor',[1 1 1]);
rectangle('Position',[937.5 -1453.12 46.875 46.875], 'FaceColor',[1 1 1]);
rectangle('Position',[984.375 -1453.12 46.875 46.875], 'FaceColor',[1 1 1]);
rectangle('Position',[937.5 -1500 46.875 46.875], 'FaceColor',[0 0 0]);
rectangle('Position',[984.375 -1500 46.875 46.875], 'FaceColor',[0 0 0]);
rectangle('Position',[1031.25 -1453.12 46.875 46.875], 'FaceColor',[1 1 1]);
rectangle('Position',[1078.12 -1453.12 46.875 46.875], 'FaceColor',[1 1 1]);
rectangle('Position',[1031.25 -1500 46.875 46.875], 'FaceColor',[0 0 0]);
rectangle('Position',[1078.12 -1500 46.875 46.875], 'FaceColor',[0 0 0]);
rectangle('Position',[1125 -1171.88 46.875 46.875], 'FaceColor',[0 0 0]);
rectangle('Position',[1171.88 -1171.88 46.875 46.875], 'FaceColor',[0 0 0]);
rectangle('Position',[1125 -1218.75 46.875 46.875], 'FaceColor',[1 1 1]);
rectangle('Position',[1171.88 -1218.75 46.875 46.875], 'FaceColor',[1 1 1]);
rectangle('Position',[1312.5 -1171.88 46.875 46.875], 'FaceColor',[0 0 0]);
rectangle('Position',[1359.38 -1171.88 46.875 46.875], 'FaceColor',[0 0 0]);
rectangle('Position',[1312.5 -1218.75 46.875 46.875], 'FaceColor',[1 1 1]);
rectangle('Position',[1359.38 -1218.75 46.875 46.875], 'FaceColor',[1 1 1]);
rectangle('Position',[1406.25 -1171.88 46.875 46.875], 'FaceColor',[0 0 0]);
rectangle('Position',[1453.12 -1171.88 46.875 46.875], 'FaceColor',[0 0 0]);
rectangle('Position',[1406.25 -1218.75 46.875 46.875], 'FaceColor',[1 1 1]);
rectangle('Position',[1453.12 -1218.75 46.875 46.875], 'FaceColor',[0 0 0]);
rectangle('Position',[1406.25 -1265.62 46.875 46.875], 'FaceColor',[1 1 1]);
rectangle('Position',[1453.12 -1265.62 46.875 46.875], 'FaceColor',[0 0 0]);
rectangle('Position',[1406.25 -1312.5 46.875 46.875], 'FaceColor',[1 1 1]);
rectangle('Position',[1453.12 -1312.5 46.875 46.875], 'FaceColor',[0 0 0]);
rectangle('Position',[1218.75 -1359.38 46.875 46.875], 'FaceColor',[0 0 0]);
rectangle('Position',[1265.62 -1359.38 46.875 46.875], 'FaceColor',[0 0 0]);
rectangle('Position',[1218.75 -1406.25 46.875 46.875], 'FaceColor',[1 1 1]);
rectangle('Position',[1265.62 -1406.25 46.875 46.875], 'FaceColor',[1 1 1]);
rectangle('Position',[1125 -1453.12 46.875 46.875], 'FaceColor',[1 1 1]);
rectangle('Position',[1171.88 -1453.12 46.875 46.875], 'FaceColor',[1 1 1]);
rectangle('Position',[1125 -1500 46.875 46.875], 'FaceColor',[0 0 0]);
rectangle('Position',[1171.88 -1500 46.875 46.875], 'FaceColor',[0 0 0]);
rectangle('Position',[1218.75 -1453.12 46.875 46.875], 'FaceColor',[1 1 1]);
rectangle('Position',[1265.62 -1453.12 46.875 46.875], 'FaceColor',[1 1 1]);
rectangle('Position',[1218.75 -1500 46.875 46.875], 'FaceColor',[0 0 0]);
rectangle('Position',[1265.62 -1500 46.875 46.875], 'FaceColor',[0 0 0]);
rectangle('Position',[1406.25 -1359.38 46.875 46.875], 'FaceColor',[1 1 1]);
rectangle('Position',[1453.12 -1359.38 46.875 46.875], 'FaceColor',[0 0 0]);
rectangle('Position',[1406.25 -1406.25 46.875 46.875], 'FaceColor',[1 1 1]);
rectangle('Position',[1453.12 -1406.25 46.875 46.875], 'FaceColor',[0 0 0]);
rectangle('Position',[1312.5 -1453.12 46.875 46.875], 'FaceColor',[1 1 1]);
rectangle('Position',[1359.38 -1453.12 46.875 46.875], 'FaceColor',[1 1 1]);
rectangle('Position',[1312.5 -1500 46.875 46.875], 'FaceColor',[0 0 0]);
rectangle('Position',[1359.38 -1500 46.875 46.875], 'FaceColor',[0 0 0]);
rectangle('Position',[1406.25 -1453.12 46.875 46.875], 'FaceColor',[1 1 1]);
rectangle('Position',[1453.12 -1453.12 46.875 46.875], 'FaceColor',[0 0 0]);
rectangle('Position',[1406.25 -1500 46.875 46.875], 'FaceColor',[0 0 0]);
rectangle('Position',[1453.12 -1500 46.875 46.875], 'FaceColor',[0 0 0]);
X=[1400,1312.5,1265.62,1218.75,1218.75,1125,1050,937.5,890.625,843.75,796.875,750,656.25,656.25,562.5,468.75,375,281.25,234.375,187.5,140.625,140.625,140.625,187.5,187.5,187.5,187.5,93.75,93.75,93.75,100,100];
Y=[-1400,-1387.5,-1368.75,-1359.38,-1312.5,-1218.75,-1125,-1031.25,-1031.25,-1031.25,-1021.88,-993.75,-937.5,-843.75,-750,-656.25,-656.25,-656.25,-703.125,-750,-796.875,-843.75,-890.625,-937.5,-1031.25,-1078.12,-1125,-1218.75,-1265.62,-1312.5,-1400,-1400];
hold on;
plot(X,Y,'r');
plot(X,Y,'bo');
legend('2345.07','Location','southoutside');
